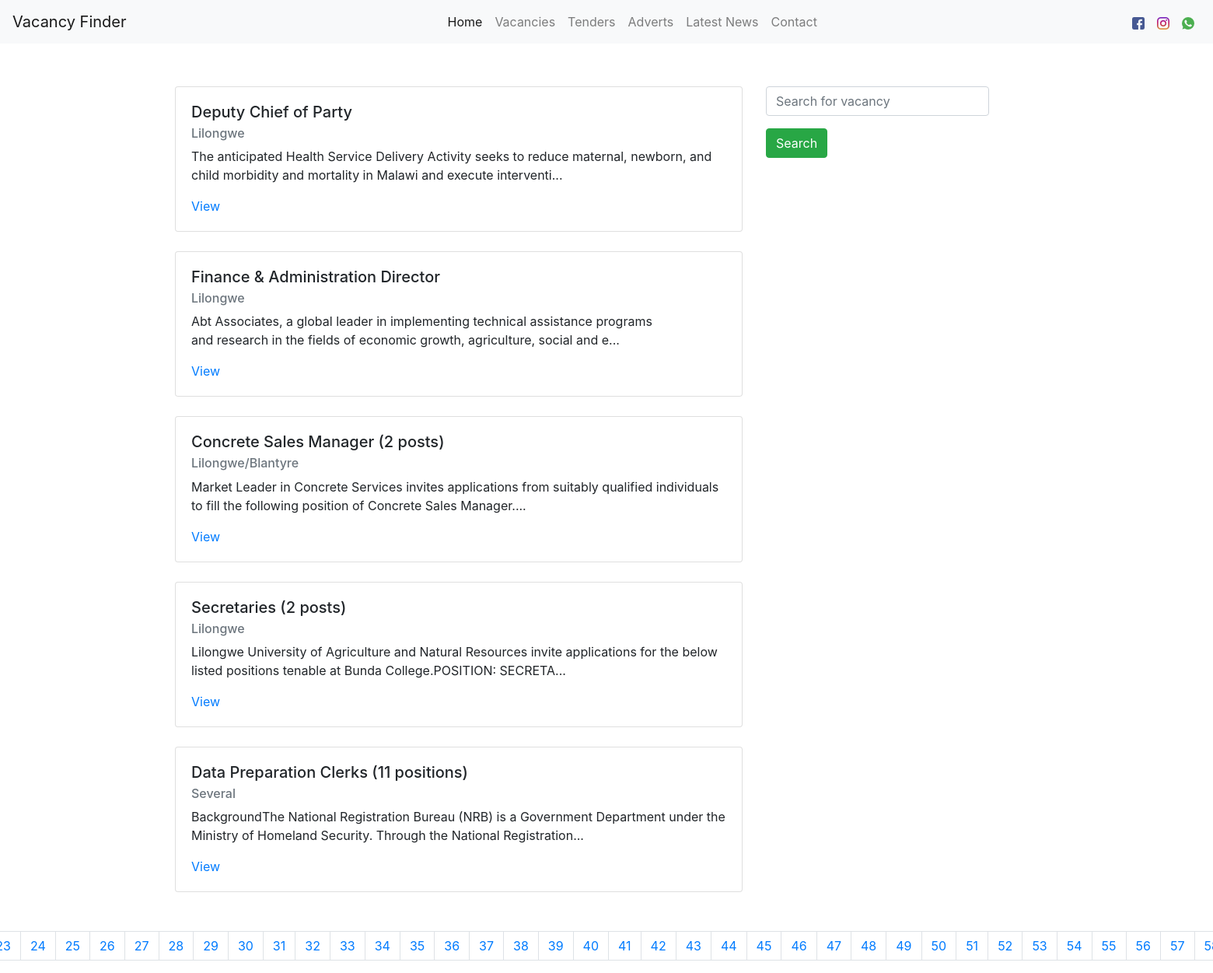
The page / on the database its author committed.
### vacancyapp/models.py (models this page shows, shortened)
class ScrappedData(models.Model):
    name = models.CharField(max_length=30, null=True, blank=True)
    company = models.CharField(max_length=60, null=True, blank=True)
    status = models.CharField(max_length=20, null=True, blank=True)
    type = models.CharField(max_length=20, null=True, blank=True)
    location = models.CharField(max_length=30, null=True, blank=True)
    description = models.TextField(null=True, blank=True)
    link = models.URLField(null=True, blank=True)
    date = models.DateField(null=True, blank=True)

### vacancyapp/views.py (the view)
# urls.py: path('', views.index, name='home'),
def index(request):
    vacancy_list = ScrappedData.objects.all()
    page = request.GET.get('page', 1)
    paginator = Paginator(vacancy_list, 5)
    try:
        jobs = paginator.page(page)
    except PageNotAnInteger:
        jobs = paginator.page(1)
    except EmptyPage:
        jobs = paginator.page(paginator.num_pages)
    return render(request, 'vacancyapp/index.html', {'jobs': jobs})

### vacancyapp/templates/vacancyapp/index.html (shortened to what this page needs)
{% extends 'vacancyapp/base.html' %}
{% block content %}
<div class="container">
    <div class="row" style="margin-top:30px;">
        <div class="col-sm-8">
            {% for job in jobs %}
            <div class="card" style="margin-top: 25px;">
                <div class="card-body">
                    <h5 class="card-title">{{ job.name }}</h5>
                    <h6 class="card-subtitle mb-2 text-muted">{{ job.location }}</h6>
                    <p class="card-text">{{ job.description }}</p>
                    <a href="{{ job.link }}" class="card-link">View</a>
                </div>
            </div>
            {% endfor %}
        </div>
        <div class="col-sm-4">
            <form method="POST" action="{%url 'search' %}">
                <div class="form-group row" style="margin-top:25px;">
                    <div class="col-10">
                        <input name="search" type="text" class="form-control" placeholder="Search for vacancy">
                    </div>
                </div>
                <button class="btn btn-success" type="submit">Search</button>
            </form>
        </div>
    </div>
</div>
{% if jobs.has_other_pages %}
<nav aria-label="Page navigation example" style="margin-top:50px;">
    <ul class="pagination justify-content-center">
        {% for i in jobs.paginator.page_range %}
        {% if jobs.number == i %}
        <li class="page-item active"><a class="page-link active" href="#">{{i}}</a></li>
        {% else %}
        <li class="page-item"><a class="page-link" href="?page={{ i }}">{{i}}</a></li>
        {% endif %}
        {% endfor %}
    </ul>
</nav>
{% endif %}
{% endblock%}

### rows shown on the page
ScrappedData: name "Deputy Chief of Party", location "Lilongwe", description "The anticipated Health Service Delivery Activity seeks to reduce maternal, newborn, and child morbidity and mortality in Malawi and execute interventi..."
ScrappedData: name "Finance & Administration Director", location "Lilongwe", description "Abt Associates, a global leader in implementing technical assistance programs and research in the fields of economic growth, agriculture, social and e..."
ScrappedData: name "Concrete Sales Manager (2 posts)", location "Lilongwe/Blantyre", description "Market Leader in Concrete Services invites applications from suitably qualified individuals to fill the following position of Concrete Sales Manager...."
ScrappedData: name "Secretaries (2 posts)", location "Lilongwe", description "Lilongwe University of Agriculture and Natural Resources invite applications for the below listed positions tenable at Bunda College.POSITION: SECRETA..."
ScrappedData: name "Data Preparation Clerks (11 positions)", location "Several", description "BackgroundThe National Registration Bureau (NRB) is a Government Department under the Ministry of Homeland Security. Through the National Registration..."

### other values the page prints
{{ i }} "24" "25" "26" "27" "28" "29" "30" "31" "32" "33" "34" "35" "36" "37" "38" "39" "40" "41" "42" "43" "44" "45" "46" "47" "48" "49" "50" "51" "52" "53" "54" "55" "56" "57"
